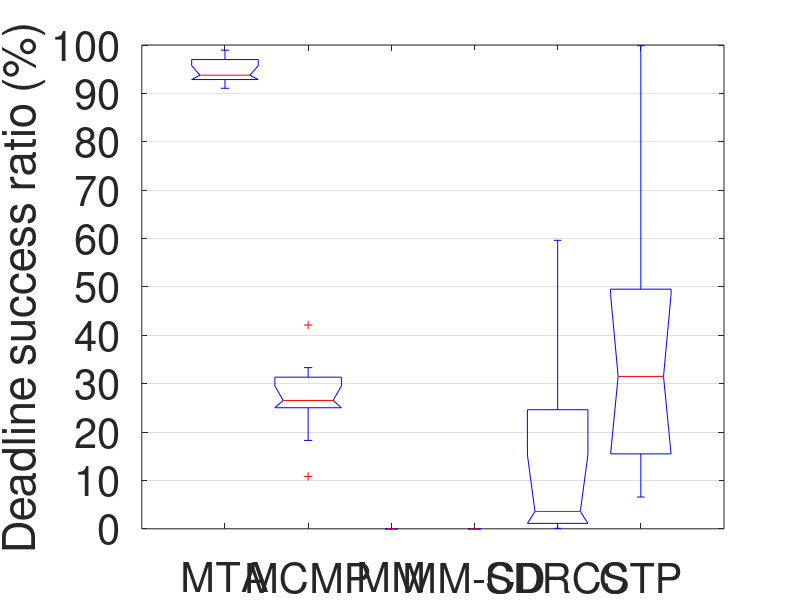

Recreate this plot in MATLAB. (Note: this script raises an error after producing the figure.)
%%%%%%%%%%%%%%%%%%%%%%%%%%%%%%%%%%%%%%%%%%%%%%%%%%%%%%%%%%%%%%%%%%%%%%%%%%%%%%%%%%%%%%%
%   Author: Xiaohui Liu (whulxh@gmail.com)
%   Date:   9/28/2011
%   Function: prepares figures for display
%%%%%%%%%%%%%%%%%%%%%%%%%%%%%%%%%%%%%%%%%%%%%%%%%%%%%%%%%%%%%%%%%%%%%%%%%%%%%%%%%%%%%%%%
%% deadline success ratio
cd ~/Dropbox/tOR/figures/;
% protocols = {'MTA'; 'M-DB'; 'M-mDQ'; 'mDQ'; 'M-FIFO'; 'M-MD';};
% 'm' for min
protocols = {'MTA'; 'MCMP'; 'MM'; 'MM-CD'; 'SDRCS'; 'CTP';};
%% Deadline success ratio
metric = 'Deadline success ratio';
PROTOCOL_CNTS = size(protocols, 1);
pdr = cell(PROTOCOL_CNTS, 1);
idx = 1;
% MTA
t = [
0.910584638899503
0.977879213483146
0.974232663887836
0.935282651072125
0.934402852049911
0.959104938271605
0.937572702597906
0.965596330275229
0.922779922779923
0.91348402182385
0.98932384341637    
];
pdr{idx} = t;
idx = idx + 1;

% MCMP
t = [
0.108377721447369
0.265318916399909
0.271623111652553
0.246891651865009
0.298796585379943
0.328089037424725
0.182734385511885
0.421233188680233
0.260595136037918
0.333162350324607
0.253613666228647  
];
pdr{idx} = t;
idx = idx + 1;

% MMSPEED
t = [
0
0
];
pdr{idx} = t;
idx = idx + 1;

% MMSPEED-CD
t = [
0
0
];
pdr{idx} = t;
idx = idx + 1;

% SDRCS
t = [
0.03130643405243
0.001488469601677
0.074303592799124
0.596304849884527
0.464697138610182
0.303535776972212
0.000995520159283
0.040557869566894
0.009988014382741
0.015151515151515
];
pdr{idx} = t;
idx = idx + 1;

% CTP
t = [
0.449692163205677
0.065714400939663
0.510553738838119
0.998509131569139
0.109437201984686
0.176602924634421
0.219823899306485
0.147677199618977
0.60344850163524
0.410137940270524
];
pdr{idx} = t;
idx = idx + 1;

% display
data = pdr;
group = zeros(0);
dataDisp = zeros(0);
for i = 1 : size(data, 1)
    group = [group ; ones(size(data{i})) + i - 1];
    dataDisp = [dataDisp ; data{i}];
end
figure('name', metric);
% title([metric 'for different protocols']);
h = boxplot(dataDisp * 100, group, 'notch', 'on');
set(gca, 'FontSize', 30, 'YGrid', 'on', 'xtick', 1:size(protocols, 1), 'XTickLabel', protocols, 'ytick', 0:10:100);
set(gca, 'FontSize', 30, 'YGrid', 'on');
%xlabel('Protocols');
ylabel([metric ' (%)']);
%
maximize;
set(gcf, 'Color', 'white'); % Sets figure background
export_fig 'dcr_peers_indriya_sparse' -eps;
export_fig 'dcr_peers_indriya_sparse' -jpg -zbuffer;
saveas(gcf, 'dcr_peers_indriya_sparse.fig');
% saveas(h, 'foo.fig');
% xticklabel_rotate(1 : size(protocols, 1), 90, protocols);

%% PDR
metric = 'Packet delivery ratio';
PROTOCOL_CNTS = size(protocols, 1);
pdr = cell(PROTOCOL_CNTS, 1);
idx = 1;
% MTA
t = [
0.910584638899503
0.977879213483146
0.974232663887836
0.935282651072125
0.934402852049911
0.959104938271605
0.937572702597906
0.965596330275229
0.922779922779923
0.91348402182385
0.98932384341637    
];
pdr{idx} = t;
idx = idx + 1;

% MCMP
t = [
0.199484092863285
0.340130151843818
0.33044846577498
0.290408525754885
0.550670241286863
0.737055837563452
0.543732590529248
0.441541476159373
0.688638799571276
0.479865771812081
0.511826544021025   
];
pdr{idx} = t;
idx = idx + 1;

% MMSPEED
t = [
0
0
0
0
0
0
0
0
0
0
0  
];
pdr{idx} = t;
idx = idx + 1;

% MMSPEED-CD
t = [
0
0
0
0
0
0
0
0
0
0
0   
];
pdr{idx} = t;
idx = idx + 1;

% SDRCS
t = [
0.127461910070606
0.078888888888889
0.083454281567489
0.596304849884527
0.469230769230769
0.304015296367113
0.180686908909905
0.231266149870801
0.403915301638034
0.065151515151515   
];
pdr{idx} = t;
idx = idx + 1;

% CTP
t = [
0.956241956241956
0.765949820788531
0.98009763424709
0.998509131569139
0.827688872348344
0.931383577052868
0.91574109536576
0.863517060367454
0.869381482904341
0.773402973081559   
];
pdr{idx} = t;
idx = idx + 1;

% display
data = pdr;
group = zeros(0);
dataDisp = zeros(0);
for i = 1 : size(data, 1)
    group = [group ; ones(size(data{i})) + i - 1];
    dataDisp = [dataDisp ; data{i}];
end
figure('name', metric);
% title([metric 'for different protocols']);
h = boxplot(dataDisp * 100, group, 'notch', 'on');
set(gca, 'FontSize', 30, 'YGrid', 'on', 'xtick', 1:size(protocols, 1), 'XTickLabel', protocols, 'ytick', 0:10:100);
ylabel([metric ' (%)']);
%
maximize;
set(gcf, 'Color', 'white'); % Sets figure background
export_fig 'pdr_peers_indriya_sparse' -eps;
export_fig 'pdr_peers_indriya_sparse' -jpg -zbuffer;
saveas(gcf, 'pdr_peers_indriya_sparse.fig');
% saveas(h, 'foo.fig');
% xticklabel_rotate(1 : size(protocols, 1), 90, protocols);

%% NTX
metric = 'Number of transmissions per packet delivered';
PROTOCOL_CNTS = size(protocols, 1);
pdr = cell(PROTOCOL_CNTS, 1);
idx = 1;
% MTA
t = [
16.1355434326479
12.3917414721724
14.2065344224037
15.0020842017507
13.9160625715376
13.4871279163315
13.8734491315136
13.3883610451306
15.573640167364
17.0593003412969
12.0843688685415    
];
pdr{idx} = t;
idx = idx + 1;

% MCMP
t = [
142.711206896552
83.6926020408163
85.4488095238095
110.360856269113
49.6718597857838
34.517217630854
64.7622950819672
65.2840236686391
44.7696498054475
84.025641025641
69.5301668806162    
];
pdr{idx} = t;
idx = idx + 1;

% MMSPEED
t = [
10000
10000
10000
10000
10000
10000
10000
10000
10000
10000
10000   
];
pdr{idx} = t;
idx = idx + 1;

% MMSPEED-CD
t = [
10000
10000
10000
10000
10000
10000
10000
10000
10000
10000
10000   
];
pdr{idx} = t;
idx = idx + 1;

% SDRCS
t = [
109.655976676385
193.291079812207
200.139130434783
22.5972114639814
32.4821600771456
55.9748427672956
64.0633608815427
55.6070763500931
28.4134520276954
228.682170542636 
];
pdr{idx} = t;
idx = idx + 1;

% CTP
t = [
24.2234185733513
18.6172204024333
13.7333333333333
13.0220231429638
19.2985611510791
13.4311594202899
15.6051861145964
16.0290924880591
23.7238179407866
29.4690909090909
];
pdr{idx} = t;
idx = idx + 1;

% display
data = pdr;
group = zeros(0);
dataDisp = zeros(0);
for i = 1 : size(data, 1)
    group = [group ; ones(size(data{i})) + i - 1];
    dataDisp = [dataDisp ; data{i}];
end
figure('name', metric);
% title([metric 'for different protocols']);
h = boxplot(dataDisp, group, 'notch', 'on');
set(gca, 'FontSize', 30, 'YGrid', 'on', 'xtick', 1:size(protocols, 1), 'XTickLabel', protocols);
set(gca, 'FontSize', 30, 'YGrid', 'on', 'yscale', 'log');
ylabel(metric);
%%
maximize;
set(gcf, 'Color', 'white'); % Sets figure background
export_fig 'ntx_peers_indriya_sparse' -eps;
export_fig 'ntx_peers_indriya_sparse' -jpg -zbuffer;
saveas(gcf, 'ntx_peers_indriya_sparse.fig');
% saveas(h, 'foo.fig');
% xticklabel_rotate(1 : size(protocols, 1), 90, protocols);